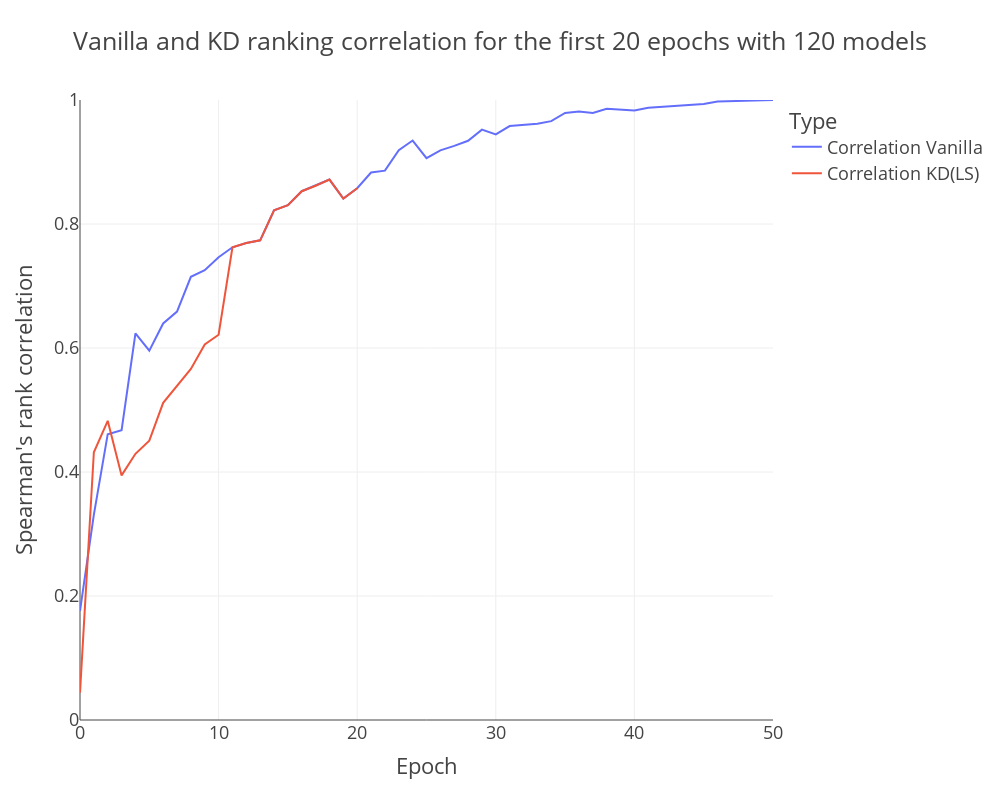

Here is the notebook cell this chart was saved with:
### Code cell
test_column= 'Correlation KD(LS)'
n_epochs=20
df = pd.DataFrame(list(corr_epochs["correlation_vanilla"].items()), columns=['Epoch', 'Correlation Vanilla'])
df_slope = pd.DataFrame(list(corr_epochs["correlation_kd"].items()), columns=['Epoch', test_column])

df=pd.merge(df, df_slope, on="Epoch")
df.loc[n_epochs+1:, test_column] = np.nan
# Create the line plot using Plotly
df_melted = df.melt(id_vars='Epoch', value_vars=['Correlation Vanilla', test_column], 
                    var_name='Type', value_name='Value')

# Plot the data
fig = px.line(df_melted, x='Epoch', y='Value', color='Type', 
              title='Vanilla and KD ranking correlation for the first 20 epochs with 120 models')
fig.update_traces(line=dict(width=2)) 
fig.update_layout(width=1000, height=800, template="presentation",
                 yaxis_title="Spearman's rank correlation",
                 yaxis=dict(range=[0.0, df_melted['Value'].max()]))

fig

### Figure 1 — Plotly figure (JSON) as saved in the notebook; plotly's stock layout.template omitted (floating-point values rounded to 4 significant figures)
{"data": [{"hovertemplate": "Type=Correlation Vanilla<br>Epoch=%{x}<br>Value=%{y}<extra></extra>", "legendgroup": "Correlation Vanilla", "line": {"color": "#636efa", "dash": "solid", "width": 2}, "marker": {"symbol": "circle"}, "mode": "lines", "name": "Correlation Vanilla", "orientation": "v", "showlegend": true, "type": "scatter", "x": [0, 1, 2, 3, 4, 5, 6, 7, 8, 9, 10, 11, 12, 13, 14, 15, 16, 17, 18, 19, 20, 21, 22, 23, 24, 25, 26, 27, 28, 29, 30, 31, 32, 33, 34, 35, 36, 37, 38, 39, 40, 41, 42, 43, 44, 45, 46, 47, 48, 49, 50], "xaxis": "x", "y": [0.1759, 0.3312, 0.461, 0.4674, 0.6237, 0.5957, 0.6396, 0.6587, 0.7149, 0.7255, 0.7463, 0.7624, 0.7693, 0.7737, 0.822, 0.8304, 0.8529, 0.8617, 0.8716, 0.8412, 0.8578, 0.8831, 0.886, 0.9191, 0.9346, 0.9062, 0.9187, 0.926, 0.9342, 0.9522, 0.9446, 0.958, 0.96, 0.9617, 0.966, 0.9791, 0.9816, 0.979, 0.9858, 0.9843, 0.9831, 0.9876, 0.9889, 0.99, 0.9914, 0.9937, 0.9975, 0.9983, 0.999, 0.9998, 1.0], "yaxis": "y"}, {"hovertemplate": "Type=Correlation KD(LS)<br>Epoch=%{x}<br>Value=%{y}<extra></extra>", "legendgroup": "Correlation KD(LS)", "line": {"color": "#EF553B", "dash": "solid", "width": 2}, "marker": {"symbol": "circle"}, "mode": "lines", "name": "Correlation KD(LS)", "orientation": "v", "showlegend": true, "type": "scatter", "x": [0, 1, 2, 3, 4, 5, 6, 7, 8, 9, 10, 11, 12, 13, 14, 15, 16, 17, 18, 19, 20, 21, 22, 23, 24, 25, 26, 27, 28, 29, 30, 31, 32, 33, 34, 35, 36, 37, 38, 39, 40, 41, 42, 43, 44, 45, 46, 47, 48, 49, 50], "xaxis": "x", "y": [0.04416, 0.4318, 0.4825, 0.3945, 0.4294, 0.4506, 0.5116, 0.5396, 0.5662, 0.6056, 0.6214, 0.7624, 0.7693, 0.7737, 0.822, 0.8304, 0.8529, 0.8617, 0.8716, 0.8412, 0.8578, null, null, null, null, null, null, null, null, null, null, null, null, null, null, null, null, null, null, null, null, null, null, null, null, null, null, null, null, null, null], "yaxis": "y"}], "layout": {"height": 800, "legend": {"title": {"text": "Type"}, "tracegroupgap": 0}, "title": {"text": "Vanilla and KD ranking correlation for the first 20 epochs with 120 models"}, "width": 1000, "xaxis": {"anchor": "y", "autorange": true, "domain": [0, 1], "range": [0, 50], "title": {"text": "Epoch"}, "type": "linear"}, "yaxis": {"anchor": "x", "domain": [0, 1], "range": [0, 1.0], "title": {"text": "Spearman's rank correlation"}, "type": "linear"}}}
